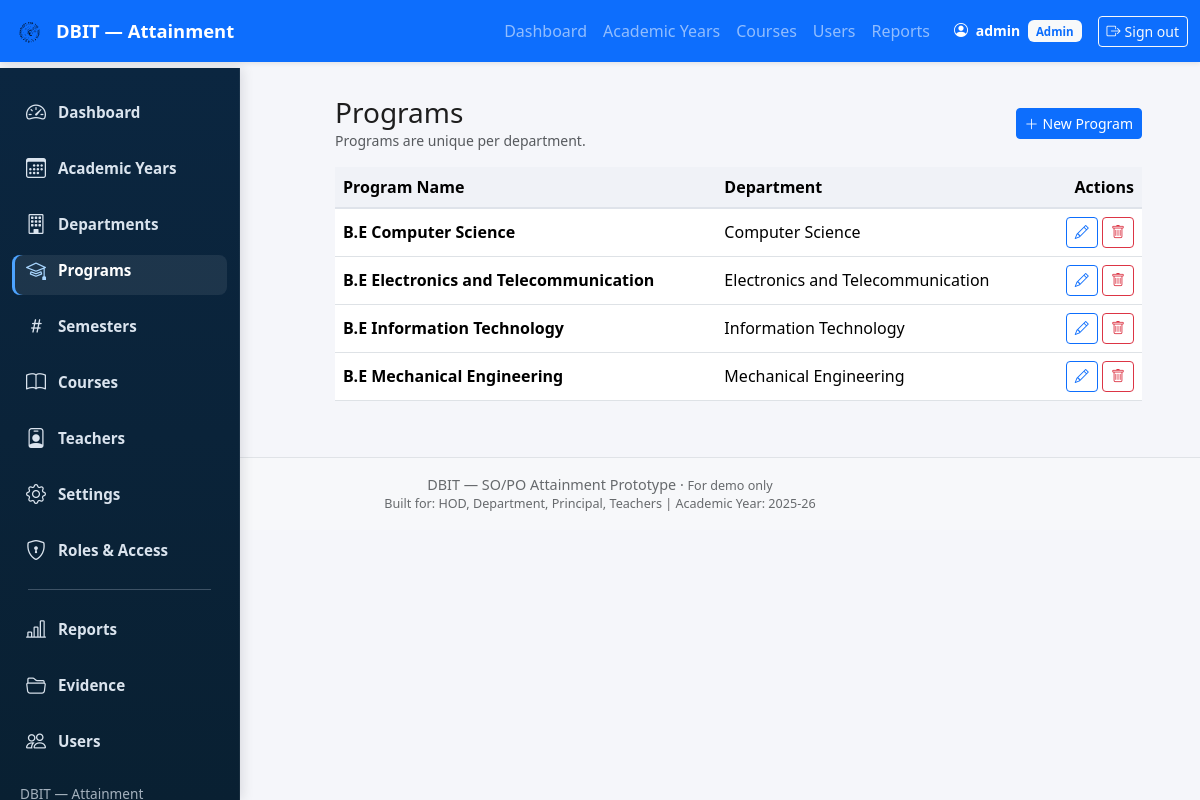
The app's page /admin-panel/programs/ (signed in) with its own data.
### attainment/models.py (models this page shows, shortened)
class UserProfile(models.Model):
    user = models.OneToOneField(User, on_delete=models.CASCADE, related_name="profile")
    role = models.CharField(max_length=10, choices=Role.choices, default=Role.TEACHER)
    department = models.ForeignKey(
        "Department", on_delete=models.SET_NULL,
        null=True, blank=True, related_name="user_profiles"
    )
    deleted_at = models.DateTimeField(null=True, blank=True)

class Program(models.Model):
    name = models.CharField(max_length=200)
    department = models.ForeignKey(
        Department, on_delete=models.CASCADE, related_name="programs"
    )

class Department(models.Model):
    name = models.CharField(max_length=100, unique=True)
    is_first_year = models.BooleanField(default=False)

### attainment/admin_views.py (the view)
# urls.py: path('admin-panel/programs/', av.admin_programs, name="admin_programs"),
@login_required
@role_required('ADMIN')
def admin_programs(request):
    programs = Program.objects.select_related("department").order_by("department__name", "name")
    departments = Department.objects.all().order_by("name")
    return render(request, "admin_panel/programs.html", {
        "programs": programs,
        "departments": departments,
    })

### attainment/utils/rbac.py (called while the page is built)
def role_required(*allowed_roles):
    def decorator(view_func):
        @wraps(view_func)
        def _wrapped(request, *args, **kwargs):
            profile = getattr(request.user, "profile", None)
            if profile is None or profile.role not in allowed_roles:
                html = render_to_string("403.html", request=request)
                return HttpResponseForbidden(html)
            return view_func(request, *args, **kwargs)
        return _wrapped
    return decorator

### templates/admin_panel/programs.html (shortened to what this page needs)
{% extends "base.html" %}
{% block content %}
<div class="row">
  <div class="col-md-3">{% include "components/sidebar_admin.html" %}</div>
  <div class="col-md-9">
    <div class="d-flex justify-content-between align-items-center mb-3">
      <div>
        <h3 class="mb-0">Programs</h3>
        <div class="text-muted small">Programs are unique per department.</div>
      </div>
      <button class="btn btn-primary btn-sm" data-bs-toggle="modal" data-bs-target="#createProgModal">
        <i class="bi bi-plus-lg me-1"></i>New Program
      </button>
    </div>
    <div class="table-responsive">
      <table class="table table-hover align-middle">
        <thead class="table-light">
          <tr>
            <th>Program Name</th>
            <th>Department</th>
            <th class="text-end">Actions</th>
          </tr>
        </thead>
        <tbody>
          {% for prog in programs %}
          <tr>
            <td><strong>{{ prog.name }}</strong></td>
            <td>{{ prog.department.name }}</td>
            <td class="text-end">
              <button class="btn btn-outline-primary btn-sm" title="Edit"
                      data-bs-toggle="modal" data-bs-target="#editProgModal{{ prog.pk }}">
                <i class="bi bi-pencil"></i>
              </button>
              <button class="btn btn-outline-danger btn-sm" title="Delete"
                      data-bs-toggle="modal" data-bs-target="#deleteProgModal{{ prog.pk }}">
                <i class="bi bi-trash"></i>
              </button>
            </td>
          </tr>
          {% empty %}
          <tr>
            <td colspan="3" class="text-center text-muted py-4">No programs yet.</td>
          </tr>
          {% endfor %}
        </tbody>
      </table>
    </div>
  </div>
</div>
{% endblock %}

### templates/base.html (shortened to what this page needs)
{% load static %}
<!doctype html>
<html lang="en">
	<head>
		<link
			href="https://cdn.jsdelivr.net/npm/bootstrap@5.3.2/dist/css/bootstrap.min.css"
			rel="stylesheet"
		/>
		<link
			href="https://cdn.jsdelivr.net/npm/bootstrap-icons@1.11.3/font/bootstrap-icons.css"
			rel="stylesheet"
		/>
		<link rel="stylesheet" href="{% static 'css/styles.css' %}" />
	</head>
	<body>
		<nav
			class="navbar navbar-expand-lg navbar-dark bg-primary fixed-top shadow-sm"
		>
			<div class="container-fluid">
				<a class="navbar-brand d-flex align-items-center" href="/">
					<img
						src="{% static 'images/logo.svg' %}"
						alt="logo"
						width="36"
						height="36"
						class="me-2 rounded"
					/>
					<span>DBIT — Attainment</span>
				</a>
				<div class="collapse navbar-collapse" id="topNav">
					<ul class="navbar-nav ms-auto mb-2 mb-lg-0">
						{% if user.is_authenticated %}
							{% if user.profile.role == 'ADMIN' %}
								<li class="nav-item"><a class="nav-link" href="{% url 'admin_dashboard' %}">Dashboard</a></li>
								<li class="nav-item"><a class="nav-link" href="{% url 'admin_academic_years' %}">Academic Years</a></li>
								<li class="nav-item"><a class="nav-link" href="{% url 'admin_courses' %}">Courses</a></li>
								<li class="nav-item"><a class="nav-link" href="{% url 'admin_users' %}">Users</a></li>
								<li class="nav-item"><a class="nav-link" href="{% url 'attainment_report' %}">Reports</a></li>
							{% elif user.profile.role == 'TEACHER' %}
								<li class="nav-item"><a class="nav-link" href="{% url 'teacher_dashboard' %}">Dashboard</a></li>
							{% endif %}
						{% else %}
							<li class="nav-item"><a class="nav-link" href="{% url 'login' %}">Sign in</a></li>
						{% endif %}
					</ul>
					<div class="d-flex align-items-center ms-3">
						{% if user.is_authenticated %}
							<div class="text-white me-2 small">
								<i class="bi bi-person-circle me-1"></i>
								<strong>{{ user.get_full_name|default:user.username }}</strong>
								{% if user.profile %}
									<span class="badge bg-light text-primary ms-1">{{ user.profile.get_role_display }}</span>
								{% endif %}
							</div>
							<a class="btn btn-outline-light btn-sm ms-2" href="{% url 'logout' %}">
								<i class="bi bi-box-arrow-right me-1"></i>Sign out
							</a>
						{% else %}
							<a class="btn btn-outline-light btn-sm ms-2" href="{% url 'login' %}">
								<i class="bi bi-box-arrow-in-right me-1"></i>Sign in
							</a>
						{% endif %}
					</div>
				</div>
			</div>
		</nav>
		<main class="container-fluid">
			<div class="row g-0">
				<div class="col">
					<div class="container py-4">
						<div class="main-content">
							{% block content %}{% endblock %}
						</div>
					</div>
				</div>
			</div>
		</main>
		<footer
			class="bg-light text-center text-muted py-3 border-top mt-auto app-footer"
		>
			<div class="container">
				<div>
					DBIT — SO/PO Attainment Prototype &middot;
					<small>For demo only</small>
				</div>
				<div class="small">
					Built for: HOD, Department, Principal, Teachers | Academic Year:
					<span id="footer-year">2025-26</span>
				</div>
			</div>
		</footer>
	</body>
</html>

### static/css/styles.css (style rules this page uses)
:root { --sidebar-width: 240px; --navbar-height: 68px; --sidebar-bg-top: #0b2640; --sidebar-bg-bottom: #092032; --sidebar-text: rgba(230,238,248,0.95); --sidebar-text-muted: rgba(230,238,248,0.70); --sidebar-hover: rgba(255,255,255,0.06); }
html, body { height: 100%; overflow-x: hidden; background: #f5f6fa; font-family: system-ui, -apple-system, "Segoe UI", Roboto, "Helvetica Neue", Arial; color: #1e1e1e; }
body { padding-top: var(--navbar-height); }
.main-content { padding: 1rem; }
.table thead th { background: #f0f2f7; border-bottom: 2px solid #dfe3ea; font-weight: 600; }
.badge { font-size: 0.72rem; padding: 0.45em 0.7em; }
.navbar { box-shadow: 0 1px 4px rgba(0,0,0,0.08); }
.navbar-brand { font-size: 1.15rem; font-weight: 600; }

### templates/base.html (style rules this page uses)
body { padding-top: 0px; }
main { padding-top: 56px; }
.app-footer { font-size: 0.9rem; opacity: 0.9; }

### records on screen
Program: name "B.E Computer Science", department.name "Computer Science"
Program: name "B.E Electronics and Telecommunication", department.name "Electronics and Telecommunication"
Program: name "B.E Information Technology", department.name "Information Technology"
Program: name "B.E Mechanical Engineering", department.name "Mechanical Engineering"

### other values on screen
{{ user.get_full_name|default:user.username }} "admin"
{{ user.profile.get_role_display }} "Admin"
